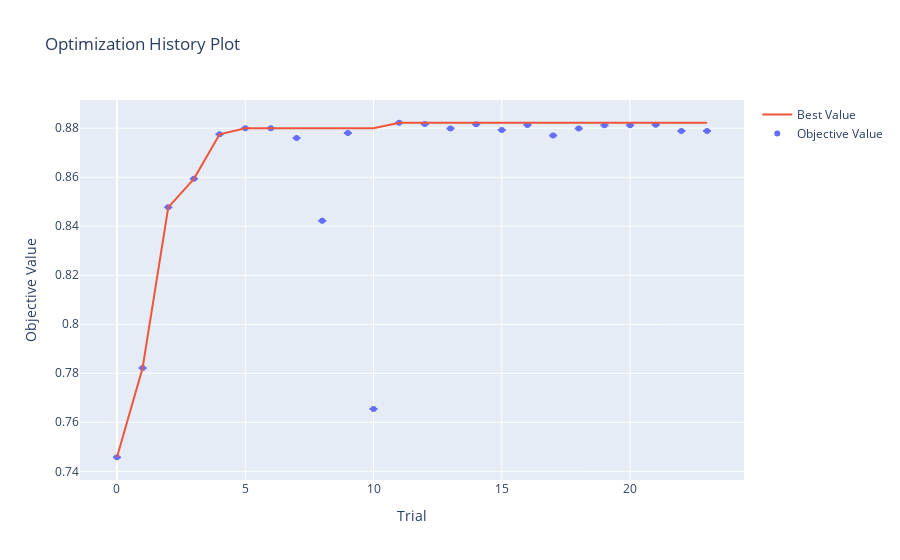

The notebook cell saved with this chart:
### Markdown cell above
Let's run for 5 seconds more, look at the results and at the plot:

### Code cell
study.optimize(objective, timeout=5, n_jobs=-1)

print("Best trial:", study.best_trial.number)
print("Best average cross-validation ROC AUC:", study.best_trial.value)
print("Best hyperparameters:", study.best_params)

# Plotting Optimization History
optimization_history_plot = vis.plot_optimization_history(study, error_bar=True)
optimization_history_plot.show()

### Figure 1 — Plotly figure (JSON) as saved in the notebook; plotly's stock layout.template omitted (floating-point values rounded to 4 significant figures)
{"data": [{"error_y": {"array": [0, 0, 0, 0, 0, 0, 0, 0, 0, 0, 0, 0, 0, 0, 0, 0, 0, 0, 0, 0, 0, 0, 0, 0], "type": "data", "visible": true}, "mode": "markers", "name": "Objective Value", "type": "scatter", "x": [0, 1, 2, 3, 4, 5, 6, 7, 8, 9, 10, 11, 12, 13, 14, 15, 16, 17, 18, 19, 20, 21, 22, 23], "y": [0.7457, 0.7822, 0.8477, 0.8593, 0.8775, 0.8799, 0.8799, 0.876, 0.8423, 0.878, 0.7654, 0.8822, 0.8817, 0.8799, 0.8816, 0.8793, 0.8813, 0.877, 0.8798, 0.8812, 0.8811, 0.8814, 0.8789, 0.8788]}, {"name": "Best Value", "type": "scatter", "x": [0, 1, 2, 3, 4, 5, 6, 7, 8, 9, 10, 11, 12, 13, 14, 15, 16, 17, 18, 19, 20, 21, 22, 23], "y": [0.7457, 0.7822, 0.8477, 0.8593, 0.8775, 0.8799, 0.8799, 0.8799, 0.8799, 0.8799, 0.8799, 0.8822, 0.8822, 0.8822, 0.8822, 0.8822, 0.8822, 0.8822, 0.8822, 0.8822, 0.8822, 0.8822, 0.8822, 0.8822]}, {"line": {"width": 0.01}, "mode": "lines", "showlegend": false, "type": "scatter", "x": [0, 1, 2, 3, 4, 5, 6, 7, 8, 9, 10, 11, 12, 13, 14, 15, 16, 17, 18, 19, 20, 21, 22, 23], "y": [0.7457, 0.7822, 0.8477, 0.8593, 0.8775, 0.8799, 0.8799, 0.8799, 0.8799, 0.8799, 0.8799, 0.8822, 0.8822, 0.8822, 0.8822, 0.8822, 0.8822, 0.8822, 0.8822, 0.8822, 0.8822, 0.8822, 0.8822, 0.8822]}, {"fill": "tonexty", "fillcolor": "rgba(255,0,0,0.2)", "mode": "none", "showlegend": false, "type": "scatter", "x": [0, 1, 2, 3, 4, 5, 6, 7, 8, 9, 10, 11, 12, 13, 14, 15, 16, 17, 18, 19, 20, 21, 22, 23], "y": [0.7457, 0.7822, 0.8477, 0.8593, 0.8775, 0.8799, 0.8799, 0.8799, 0.8799, 0.8799, 0.8799, 0.8822, 0.8822, 0.8822, 0.8822, 0.8822, 0.8822, 0.8822, 0.8822, 0.8822, 0.8822, 0.8822, 0.8822, 0.8822]}], "layout": {"title": {"text": "Optimization History Plot"}, "xaxis": {"title": {"text": "Trial"}}, "yaxis": {"title": {"text": "Objective Value"}}}}
